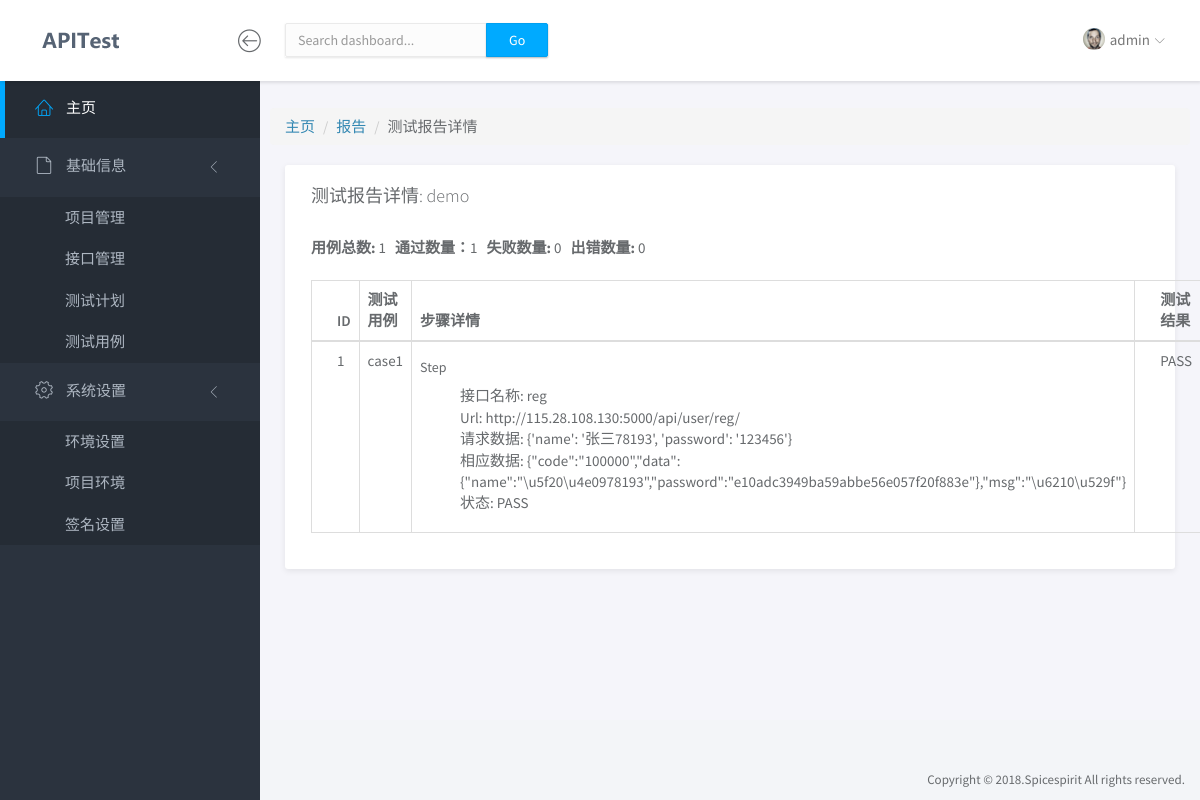
The app's page /report/detail/18/ (signed in) with its own data.
### app/models.py (models this page shows, shortened)
class TestReport(models.Model):
    test_plan = models.ForeignKey('TestPlan', on_delete=models.CASCADE)
    content = models.TextField('内容', blank=True, null=True)
    case_num = models.IntegerField('用例数量', blank=True, null=True)
    pass_num = models.IntegerField('通过数量', blank=True, null=True)
    fail_num = models.IntegerField('失败数量', blank=True, null=True)
    error_num = models.IntegerField('出错数量', blank=True, null=True)
    class Meta:
        verbose_name = '测试报告'
        verbose_name_plural = '测试报告'

class TestPlan(models.Model):
    name = models.CharField('名称', max_length=50)
    environment = models.ForeignKey('Environment', on_delete=models.CASCADE, verbose_name='环境')
    description = models.CharField('描述', max_length=100, blank=True, null=True)
    class Meta:
        verbose_name = '测试计划'
        verbose_name_plural = '测试计划'

class TestCaseResult(models.Model):
    report = models.ForeignKey('TestReport', on_delete=models.CASCADE, verbose_name='测试报告')
    case = models.ForeignKey('TestCase', on_delete=models.CASCADE, verbose_name='测试用例')
    status = models.CharField('状态', max_length=10, blank=True, null=True)
    class Meta:
        verbose_name = '用例结果'
        verbose_name_plural = '用例结果'

class TestCase(models.Model):
    name = models.CharField('名称', max_length=50, blank=True, null=True)
    description = models.CharField('描述', max_length=100, blank=True, null=True)
    plan = models.ForeignKey('TestPlan', on_delete=models.CASCADE, blank=True, null=True)
    class Meta:
        verbose_name = '测试用例'
        verbose_name_plural = '测试用例'

class StepResult(models.Model):
    test_case_result = models.ForeignKey('TestCaseResult', on_delete=models.CASCADE, verbose_name='测试用例结果')
    step = models.ForeignKey('Step', on_delete=models.CASCADE, verbose_name='步骤')
    api_name = models.CharField('接口名称', max_length=100, blank=True, null=True)
    api_url = models.CharField('接口Url', max_length=100, blank=True, null=True)
    api_data = models.CharField('请求数据', max_length=100, blank=True, null=True)
    api_response = models.CharField('响应内容', max_length=100, blank=True, null=True)
    status = models.CharField('状态', max_length=10, blank=True, null=True)
    class Meta:
        verbose_name = '步骤结果'
        verbose_name_plural = '步骤结果'

### app/views.py (the view)
# urls.py: path('report/detail/<int:report_id>/', report_detail, name='report_detail'),
@login_required
def report_detail(request, report_id):
    if request.method == 'GET':
        report = get_object_or_404(TestReport, id=report_id)
        case_result_list = TestCaseResult.objects.filter(report=report_id)
        step_result_list = StepResult.objects.filter(test_case_result__in=case_result_list)
        return render(request, "report_detail.html", {"report": report, 'case_result_list': case_result_list, 'step_result_list': step_result_list})

### app/templates/report_detail.html (shortened to what this page needs)
{% extends "base.html" %}
{% block content %}
	<div class="row">
		<ol class="breadcrumb">
		  <li><a href="#">主页</a></li>
		  <li><a href="{% url 'report_list' %}">报告</a></li>
		  <li>测试报告详情</li>
		</ol>
	</div>
	<div class="row">
		<div class="col-md-12">
			<div class="panel">
				<div class="panel-heading">
					<h3 class="panel-title">测试报告详情: {{report.test_plan.name}}</h3>
				</div>
				<div class="panel-body">
					<div><strong>用例总数: </strong>{{report.case_num}}&nbsp;&nbsp;&nbsp;<strong>通过数量：</strong>{{report.pass_num}}&nbsp;&nbsp;&nbsp;<strong>失败数量: </strong>{{report.fail_num}}&nbsp;&nbsp;&nbsp;<strong>出错数量: </strong>{{report.error_num}}</div>
					<br>
					<table class="table table-bordered">
						<thead>
							<tr>
								<th>ID</th>
								<th>测试用例</th>
								<th>步骤详情</th>
								<th>测试结果</th>
							</tr>
						</thead>
						<tbody>
							{% for case_result in case_result_list %}
							<tr>
								<td>{{case_result.case.id}}</td>
								<td>{{case_result.case.name}}</td>
								<td>
								{% for step_result in step_result_list %}
									{% if step_result.test_case_result.id == case_result.id %}
									<h5>Step</h5>
									<ul style="list-style:none;"><li>接口名称: {{step_result.api_name}}</li>
									<li>Url: {{step_result.api_url}}</li>
									<li>请求数据: {{step_result.api_data}}</li>
									<li>相应数据: {{step_result.api_response}}</li>
									<li>状态: {{step_result.status}}</li>
									<li></li></ul>
									{% endif %}
								{% endfor%}
								</td>
								<td>{{case_result.status}}</td>
							</tr>
							{% endfor %}
						</tbody>
					</table>
				</div>
			</div>
		</div>
	</div>
{% endblock %}

### app/templates/base.html (shortened to what this page needs)
<!doctype html>
<html lang="en">
{% load staticfiles %}
<head>
	<link rel="stylesheet" href="{% static 'vendor/bootstrap/css/bootstrap.min.css' %}">
	<link rel="stylesheet" href="{% static 'vendor/font-awesome/css/font-awesome.min.css' %}">
	<link rel="stylesheet" href="{% static 'vendor/linearicons/style.css' %}">
	<link rel="stylesheet" href="{% static 'vendor/chartist/css/chartist-custom.css' %}">
	<link rel="stylesheet" href="{% static 'css/main.css' %}">
	<link rel="stylesheet" href="{% static 'css/demo.css' %}">
</head>
<body>
	<div id="wrapper">
		<nav class="navbar navbar-default navbar-fixed-top">
			<div class="brand">
				<a href="index.html"><img src="{% static 'img/logo-dark.png' %}" alt="ApiTest" class="img-responsive logo"></a>
			</div>
			<div class="container-fluid">
				<div class="navbar-btn" style="padding-left: 67px;">
					<button type="button" class="btn-toggle-fullwidth"><i class="lnr lnr-arrow-left-circle"></i></button>
				</div>
				<form class="navbar-form navbar-left">
					<div class="input-group">
						<input type="text" value="" class="form-control" placeholder="Search dashboard...">
						<span class="input-group-btn"><button type="button" class="btn btn-primary">Go</button></span>
					</div>
				</form>
				<div id="navbar-menu">
					<ul class="nav navbar-nav navbar-right">
						<li class="dropdown">
							<a href="#" class="dropdown-toggle" data-toggle="dropdown"><img src="{% static 'img/user.png' %}" class="img-circle" alt="Avatar"> <span>{{ request.user.username }}</span> <i class="icon-submenu lnr lnr-chevron-down"></i></a>
						</li>
					</ul>
				</div>
			</div>
		</nav>
		<div id="sidebar-nav" class="sidebar">
			<div class="sidebar-scroll">
				<nav>
					<ul class="nav">
						<li><a href="{% url 'index' %}" class="active"><i class="lnr lnr-home"></i> <span>主页</span></a></li>
						<li>
							<a href="#subItems" data-toggle="collapse" class="collapsed"><i class="lnr lnr-file-empty"></i> <span>基础信息</span> <i class="icon-submenu lnr lnr-chevron-left"></i></a>
							<div id="subItems" class="collapse in">
								<ul class="nav">
									<li><a href="{% url 'prj_list' %}" class="">项目管理</a></li>
									<li><a href="{% url 'api_list' %}" class="">接口管理</a></li>
									<li><a href="{% url 'plan_list' %}" class="">测试计划</a></li>
									<li><a href="{% url 'case_list' %}" class="">测试用例</a></li>
								</ul>
							</div>
						</li>
						<li>
							<a href="#subSettings" data-toggle="collapse" class="collapsed"><i class="lnr lnr-cog"></i> <span>系统设置</span> <i class="icon-submenu lnr lnr-chevron-left"></i></a>
							<div id="subSettings" class="collapse in">
								<ul class="nav">
									<li><a href="{% url 'env_list' %}" class="">环境设置</a></li>
									<li><a href="{% url 'prj_env_list' %}" class="">项目环境</a></li>
									<li><a href="{% url 'sign_list' %}" class="">签名设置</a></li>
								</ul>
							</div>
						</li>
					</ul>
				</nav>
			</div>
		</div>
		<div class="main">
			<div class="main-content">
				<div class="container-fluid">
					{% block content %}
					{% endblock %}
				</div>
			</div>
		</div>
		<footer>
			<div class="container-fluid">
				<p class="copyright">Copyright &copy; 2018.Spicespirit All rights reserved.</p>
			</div>
		</footer>
	</div>
</body>
</html>

### records on screen
TestReport: test_plan.name "demo", case_num "1", pass_num "1", fail_num "0", error_num "0"
TestCaseResult: case.id "1", case.name "case1", status "PASS"
StepResult: api_name "reg", api_url "http://115.28.108.130:5000/api/user/reg/", api_data "{'name': '张三78193', 'password': '123456'}", api_response "{\"code\":\"100000\",\"data\":{\"name\":\"\\u5f20\\u4e0978193\",\"password\":\"e10adc3949ba59abbe56e057f20f883e\"},\"msg\":\"\\u6210\\u529f\"}", status "PASS"

### other values on screen
{{ request.user.username }} "admin"
